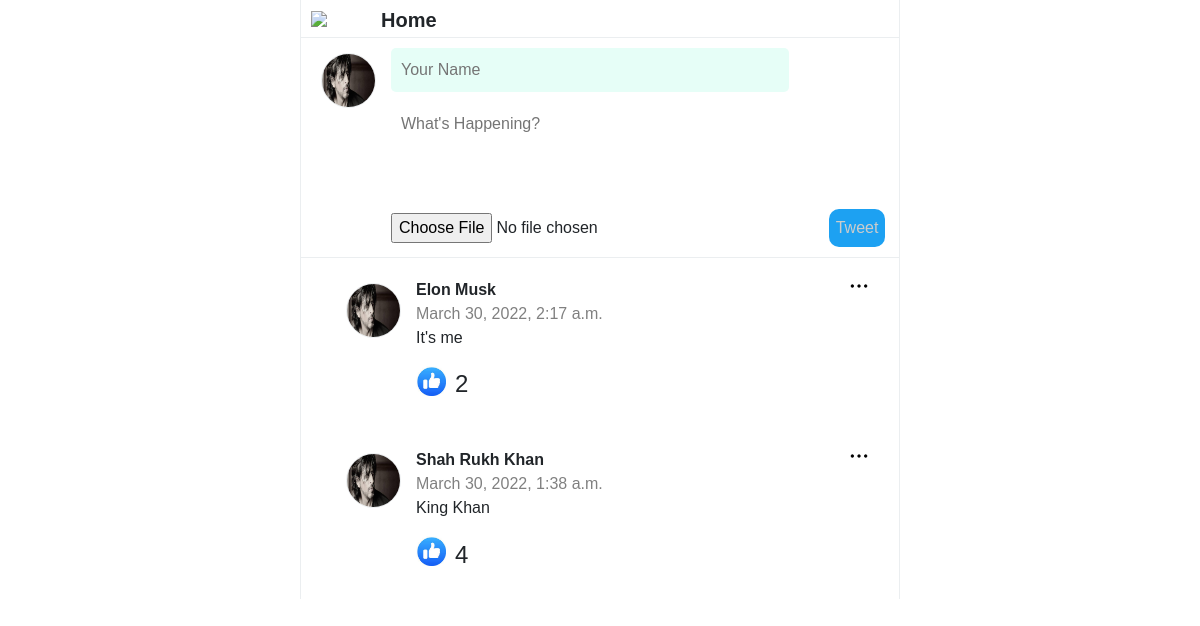
Before: / with the older database file.
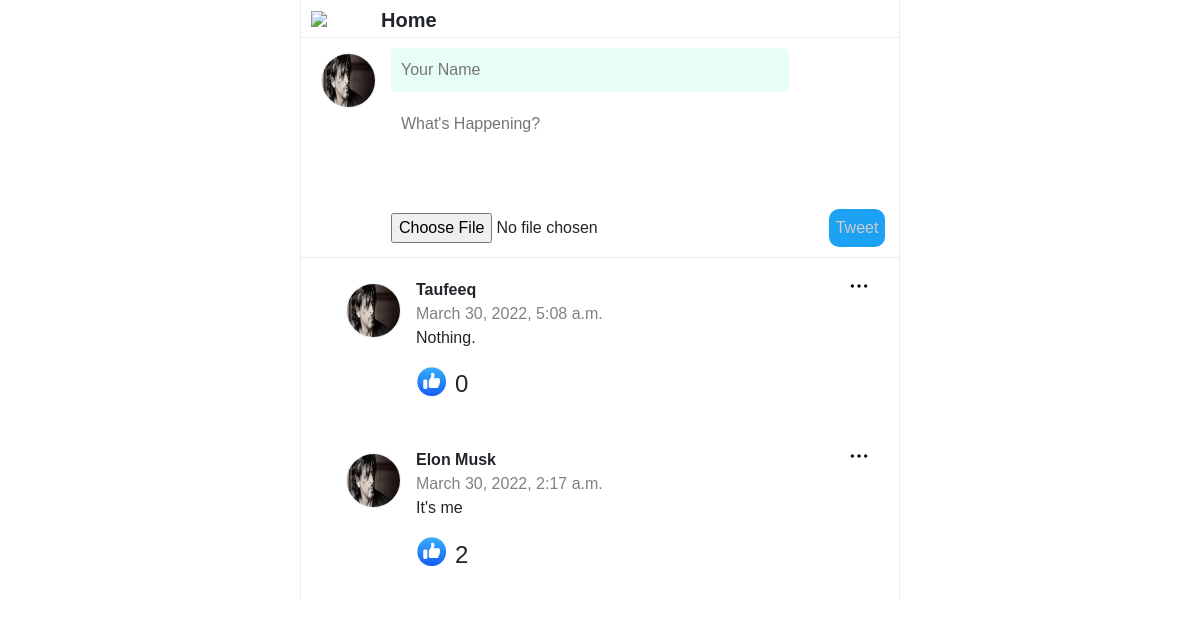
After: the same page with the newer database file.
### posts/models.py (models this page shows)
class Post(models.Model):
    class Meta(object):
        db_table = 'post'
    name = models.CharField(
        'Name', blank=False, null=False, max_length=30, db_index=True, default='Anonymous'
    )
    body = models.CharField(
        'Body', blank=True, null=True, max_length=140, db_index=True
    )
    image = CloudinaryField(
        'Image', blank=True
    )
    like = models.IntegerField (
        'like_count', default = 0, blank = True
    )
    created_at = models.DateTimeField(
        'Created DateTime', blank=True, auto_now_add=True
    )

### posts/views.py (the view, shortened to what this page needs)
# urls.py: path('', views.index, name='index'),
def index(request):
    posts = Post.objects.all().order_by('-created_at')[:20]
    form = PostForm()
    return render(request, 'post.html', {'posts': posts})

### templates/post.html (shortened to what this page needs)
{% extends "base.html" %} {% block content %} {% load static %}
<section class="container">
  <div class="main">
    <section class="main-header">
      <img src="{% static 'img/twitter.jpg' %}" class="logo" />
      <h1>Home</h1>
    </section>
    <section class="post_form">
      <div class="logo">
        <img
          src="{% static 'img/srk.jpg' %}"
        />
      </div>
      <div class="input_area">
        <form action="/" method="POST" enctype="multipart/form-data">
          <input type="text" name="name" placeholder="Your Name" required />
          <textarea
            name="body"
            placeholder="What's Happening?"
            required
          ></textarea>
          <input type="file" name="image" id="choosefile">
          <input type="submit" value="Tweet" id="tweet">
        </form>
      </div>
    </section>
    <section class="posts">
      <ul>
        {% for post in posts %}
        <li>
          <img
            class="menu_icon js-menu-icon"
            src="{% static 'img/option.png' %}"
          />
          <div class="logo">
            <img
              src="{% static 'img/srk.jpg' %}"
            />
          </div>
          <div class="name_body">
            <div class="name">{{ post.name }}</div>
            <div class="datetime">{{ post.created_at }}</div>
            <p>{{ post.body }}</p>
            <div class="icon_list">
                 <a href="/likes/{{post.id}}"> <img src="/static/img/like.png" style="width:30px;" alt="like" /> </a>
                <h2 class="likes-count"> {{post.like}}</h2>
            </div>
          </div>
        </li>
        {% endfor %}
      </ul>
    </section>
  </div>
</section>
{% endblock %}

### templates/base.html (shortened to what this page needs)
<!DOCTYPE html>
<html lang="en">
    <head>
        {% load static %}
        <link href="https://cdn.jsdelivr.net/npm/bootstrap@5.0.0-beta1/dist/css/bootstrap.min.css"
        rel="stylesheet"
        />
        <link href="/static/css/style.css?v=25" rel="stylesheet" />
    </head>
<body >
    {% block content %} {{ content }} {% endblock %} {% load static %}
</body>
</html>

### static/css/style.css (style rules this page uses)
html, body { height: 100%; text-align: -webkit-center; font-family: sans-serif; }
.main { height: 100%; max-width: 600px; border-left: 1px solid rgb(235, 238, 240); border-right: 1px solid rgb(235, 238, 240); text-align: left; margin: 0 auto; }
.main .main-header { padding: 10px; border-bottom: 1px solid rgb(235, 238, 240); display: flex; justify-content: left; align-items: center; }
.main .main-header .logo { width: 50px; margin-right: 20px; }
.main .main-header h1 { font-size: 20px; line-height: 20px; margin-bottom: -3px; font-weight: bold; }
.post_form { display: flex; padding: 10px; border-bottom: 1px solid rgb(235, 238, 240); }
.post_form input[type="text"] { border: 0px; width: 80%; background: #e6fef7; border-radius: 5px; margin-bottom: 10px; padding: 10px; }
.post_form .input_area { width: 80%; flex-grow: 1; }
.post_form .input_area textarea { border: 0px; padding: 10px; width: 80%; height: 100px; resize: none; }
#choosefile { width: 45%; }
#tweet { background-color: rgb(29, 161, 242); color: #ccc; border: 0; padding: 7px; border-radius: 10px; position: relative; left: 42%; }
.post_form .logo { width: 80px; padding: 5px 15px 10px 10px; }
.post_form .logo img { width: 55px; border-radius: 50%; border: 1px solid rgb(235, 238, 240); height: 55px; }
.posts ul { padding: 0; }
.posts li { position: relative; display: flex; border-bottom: 1px solid white; padding: 20px 35px; list-style: none; }
.posts li .menu_icon { width: 20px; position: absolute; right: 30px; top: 18px; }
.posts li .logo { width: 80px; padding: 5px 15px 10px 10px; }
.posts li .logo img { width: 55px; border-radius: 50%; border: 1px solid rgb(235, 238, 240); height: 55px; }
.posts li .name_body { flex-basis: 85%; }
.posts li .name_body .name { font-weight: bold; }
.posts li .name_body .datetime { color: gray; }
.icon_list { display: flex; margin-top: 15px; }
h2.likes-count { font-size: 3vh; margin-top: 1%; margin-left: 2%; }

Changed rows visible on the page:
removed Post: name "Shah Rukh Khan", created_at "March 30, 2022, 1:38 a.m.", body "King Khan", like "4"
added Post: name "Taufeeq", created_at "March 30, 2022, 5:08 a.m.", body "Nothing.", like "0"
